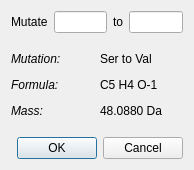
<?xml version="1.0" encoding="UTF-8"?>
<ui version="4.0">
 <class>CreatePointMutation</class>
 <widget class="QDialog" name="CreatePointMutation">
  <property name="geometry">
   <rect>
    <x>0</x>
    <y>0</y>
    <width>194</width>
    <height>170</height>
   </rect>
  </property>
  <property name="windowTitle">
   <string>Mutate</string>
  </property>
  <property name="modal">
   <bool>true</bool>
  </property>
  <layout class="QVBoxLayout" name="verticalLayout">
   <item>
    <layout class="QHBoxLayout" name="horizontalLayout">
     <item>
      <widget class="QLabel" name="label">
       <property name="text">
        <string>Mutate</string>
       </property>
      </widget>
     </item>
     <item>
      <widget class="QLineEdit" name="leOldResidue">
       <property name="sizePolicy">
        <sizepolicy hsizetype="Minimum" vsizetype="Fixed">
         <horstretch>0</horstretch>
         <verstretch>0</verstretch>
        </sizepolicy>
       </property>
       <property name="minimumSize">
        <size>
         <width>20</width>
         <height>0</height>
        </size>
       </property>
       <property name="maxLength">
        <number>1</number>
       </property>
      </widget>
     </item>
     <item>
      <spacer name="horizontalSpacer">
       <property name="orientation">
        <enum>Qt::Horizontal</enum>
       </property>
       <property name="sizeHint" stdset="0">
        <size>
         <width>40</width>
         <height>20</height>
        </size>
       </property>
      </spacer>
     </item>
     <item>
      <widget class="QLabel" name="label_2">
       <property name="text">
        <string>to</string>
       </property>
      </widget>
     </item>
     <item>
      <widget class="QLineEdit" name="leNewResidue">
       <property name="sizePolicy">
        <sizepolicy hsizetype="Minimum" vsizetype="Fixed">
         <horstretch>0</horstretch>
         <verstretch>0</verstretch>
        </sizepolicy>
       </property>
       <property name="minimumSize">
        <size>
         <width>20</width>
         <height>0</height>
        </size>
       </property>
       <property name="maxLength">
        <number>1</number>
       </property>
      </widget>
     </item>
    </layout>
   </item>
   <item>
    <spacer name="verticalSpacer_2">
     <property name="orientation">
      <enum>Qt::Vertical</enum>
     </property>
     <property name="sizeType">
      <enum>QSizePolicy::Fixed</enum>
     </property>
     <property name="sizeHint" stdset="0">
      <size>
       <width>20</width>
       <height>10</height>
      </size>
     </property>
    </spacer>
   </item>
   <item>
    <layout class="QGridLayout" name="gridLayout">
     <item row="1" column="1">
      <widget class="QLabel" name="lbFormula">
       <property name="text">
        <string>C5 H4 O-1</string>
       </property>
      </widget>
     </item>
     <item row="2" column="0">
      <widget class="QLabel" name="label_5">
       <property name="font">
        <font>
         <italic>true</italic>
        </font>
       </property>
       <property name="text">
        <string>Mass:</string>
       </property>
      </widget>
     </item>
     <item row="2" column="1">
      <widget class="QLabel" name="lbMass">
       <property name="text">
        <string>48.0880 Da</string>
       </property>
      </widget>
     </item>
     <item row="1" column="0">
      <widget class="QLabel" name="label_4">
       <property name="font">
        <font>
         <italic>true</italic>
        </font>
       </property>
       <property name="text">
        <string>Formula:</string>
       </property>
      </widget>
     </item>
     <item row="0" column="1">
      <widget class="QLabel" name="lbMutation">
       <property name="text">
        <string>Ser to Val</string>
       </property>
      </widget>
     </item>
     <item row="0" column="0">
      <widget class="QLabel" name="label_3">
       <property name="font">
        <font>
         <italic>true</italic>
        </font>
       </property>
       <property name="text">
        <string>Mutation:</string>
       </property>
      </widget>
     </item>
    </layout>
   </item>
   <item>
    <spacer name="verticalSpacer">
     <property name="orientation">
      <enum>Qt::Vertical</enum>
     </property>
     <property name="sizeType">
      <enum>QSizePolicy::Fixed</enum>
     </property>
     <property name="sizeHint" stdset="0">
      <size>
       <width>20</width>
       <height>10</height>
      </size>
     </property>
    </spacer>
   </item>
   <item>
    <widget class="QDialogButtonBox" name="buttonBox">
     <property name="orientation">
      <enum>Qt::Horizontal</enum>
     </property>
     <property name="standardButtons">
      <set>QDialogButtonBox::Cancel|QDialogButtonBox::Ok</set>
     </property>
    </widget>
   </item>
  </layout>
 </widget>
 <resources/>
 <connections>
  <connection>
   <sender>buttonBox</sender>
   <signal>accepted()</signal>
   <receiver>CreatePointMutation</receiver>
   <slot>accept()</slot>
   <hints>
    <hint type="sourcelabel">
     <x>248</x>
     <y>254</y>
    </hint>
    <hint type="destinationlabel">
     <x>157</x>
     <y>274</y>
    </hint>
   </hints>
  </connection>
  <connection>
   <sender>buttonBox</sender>
   <signal>rejected()</signal>
   <receiver>CreatePointMutation</receiver>
   <slot>reject()</slot>
   <hints>
    <hint type="sourcelabel">
     <x>316</x>
     <y>260</y>
    </hint>
    <hint type="destinationlabel">
     <x>286</x>
     <y>274</y>
    </hint>
   </hints>
  </connection>
 </connections>
</ui>
